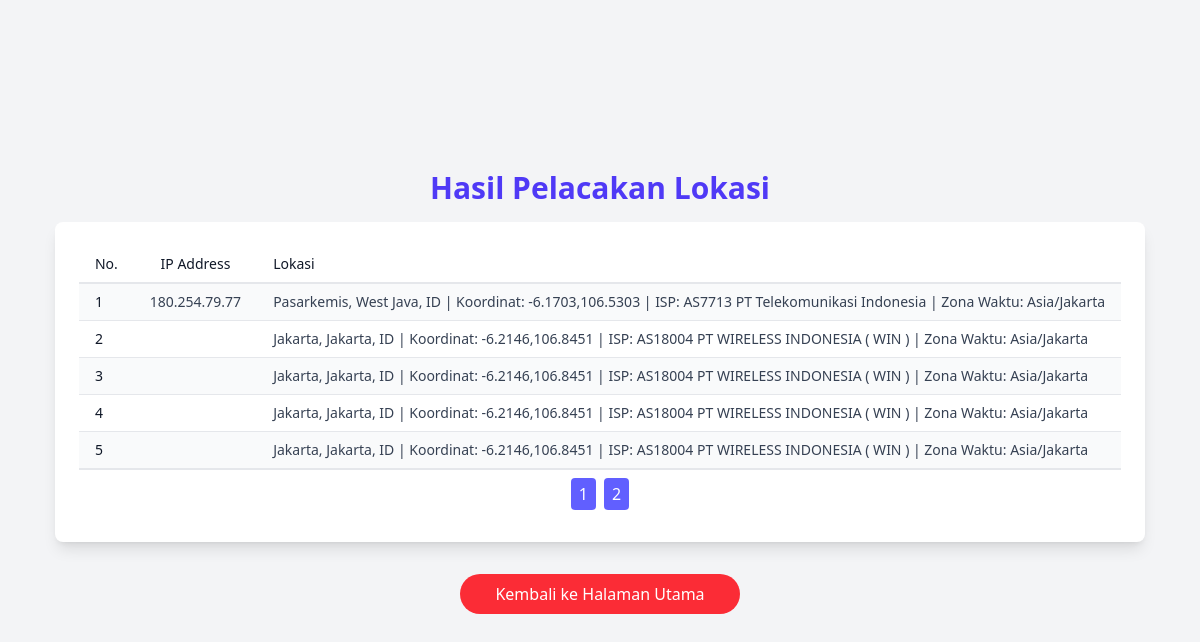
The app's page /history with its own data.
### app.py (models this page shows)
class IPLocation(db.Model):
    id = db.Column(db.Integer, primary_key=True)
    ip_address = db.Column(db.String(50), nullable=False)
    location = db.Column(db.String(255), nullable=False)
    abuse_info = db.Column(db.Text, nullable=True)  # Tambahkan kolom ini

### app.py (the view)
@app.route('/history')
def history():
    ip_locations = IPLocation.query.all()
    return render_template('history.html', ip_locations=ip_locations)

### templates/history.html (shortened to what this page needs)
<!DOCTYPE html>
<html lang="en">
<head>
    <script src="https://unpkg.com/@tailwindcss/browser@4"></script>
</head>
<body class="flex flex-col items-center justify-center min-h-screen bg-gray-100 space-y-4">
    <h1 class="text-center text-2xl font-bold text-indigo-600 sm:text-3xl">Hasil Pelacakan Lokasi</h1>
    <div class="mx-auto max-w-full bg-white p-6 rounded-lg shadow-lg">
        <div class="overflow-x-auto">
        {% if ip_locations %}
            <table id="ipTable" class="min-w-full divide-y-2 divide-gray-200 bg-white text-sm">
            <thead class="ltr:text-left rtl:text-right">
                <tr>
                <th class="whitespace-nowrap px-4 py-2 font-medium text-gray-900 text-center">No.</th>
                <th class="whitespace-nowrap px-4 py-2 font-medium text-gray-900 text-center">IP Address</th>
                <th class="whitespace-nowrap px-4 py-2 font-medium text-gray-900">Lokasi</th>
                </tr>
            </thead>
            <tbody class="divide-y divide-gray-200">
                {% for record in ip_locations %}
                <tr class="odd:bg-gray-50">
                <td class="whitespace-nowrap px-4 py-2 font-medium text-gray-900">{{ record.id }}</td>
                <td class="whitespace-nowrap px-4 py-2 text-gray-700">{{ record.ip_address }}</td>
                <td class="whitespace-nowrap px-4 py-2 text-gray-700">{{ record.location }}</td>
                </tr>
                {% endfor %}
            </tbody>
            </table>
            {% else %}
            <p>Tidak ada data riwayat IP yang tersedia.</p>
        {% endif %}
        </div>
        <div id="pagination" class="rounded-b-lg border-t border-gray-200 px-4 py-2 flex justify-center space-x-2">
        </div>
    </div>
    <a href="/" class="mt-4 w-70 max-w-md text-center bg-red-500 text-white py-2 px-4 rounded-full hover:bg-red-600">Kembali ke Halaman Utama</a>
</body>
</html>

### records on screen
IPLocation: id "1", ip_address "180.254.79.77", location "Pasarkemis, West Java, ID | Koordinat: -6.1703,106.5303 | ISP: AS7713 PT Telekomunikasi Indonesia | Zona Waktu: Asia/Jakarta"
IPLocation: id "2", location "Jakarta, Jakarta, ID | Koordinat: -6.2146,106.8451 | ISP: AS18004 PT WIRELESS INDONESIA ( WIN ) | Zona Waktu: Asia/Jakarta"
IPLocation: id "3", location "Jakarta, Jakarta, ID | Koordinat: -6.2146,106.8451 | ISP: AS18004 PT WIRELESS INDONESIA ( WIN ) | Zona Waktu: Asia/Jakarta"
IPLocation: id "4", location "Jakarta, Jakarta, ID | Koordinat: -6.2146,106.8451 | ISP: AS18004 PT WIRELESS INDONESIA ( WIN ) | Zona Waktu: Asia/Jakarta"
IPLocation: id "5", location "Jakarta, Jakarta, ID | Koordinat: -6.2146,106.8451 | ISP: AS18004 PT WIRELESS INDONESIA ( WIN ) | Zona Waktu: Asia/Jakarta"
